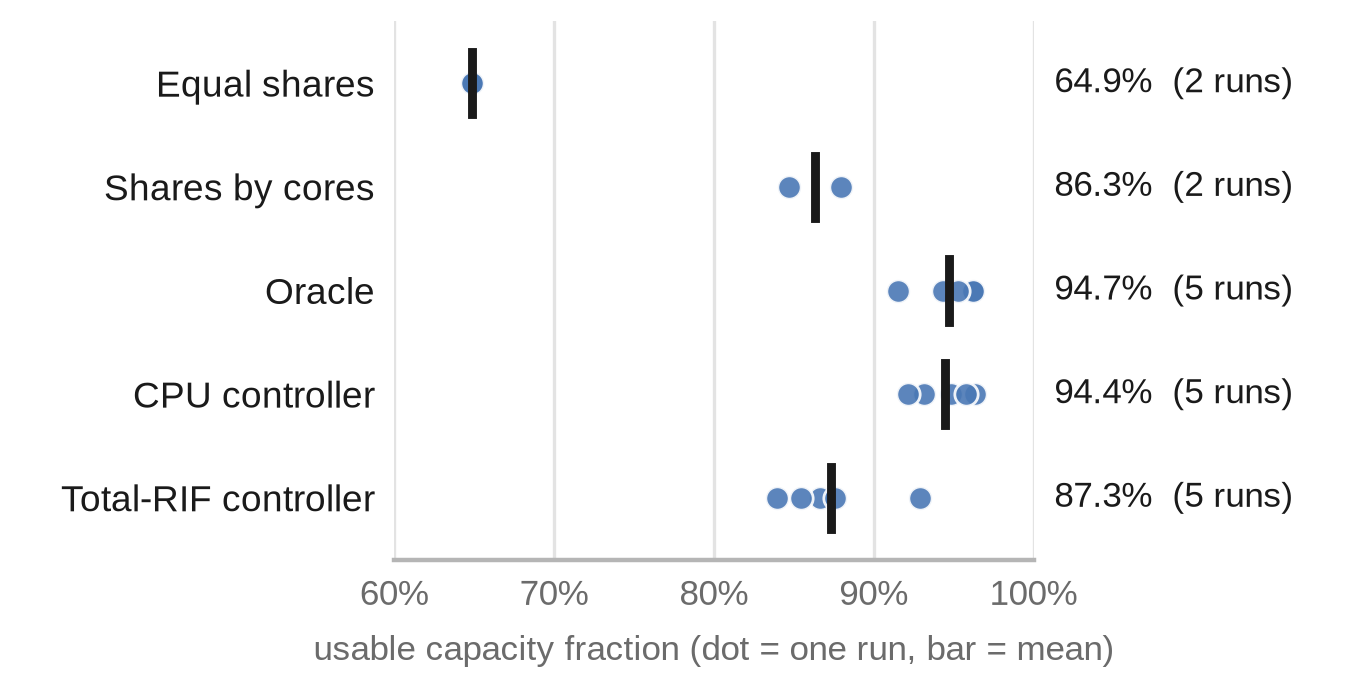

Recreate this plot in Python.
"""Fig. 2: usable capacity fraction of each table, session S8 (one dot per run).
Reads code/results/campaign-20261102/s8/runs.jsonl. Run: python3 fig2.py"""
import json, os
import matplotlib
matplotlib.use('Agg')
import matplotlib.pyplot as plt
HERE = os.path.dirname(os.path.abspath(__file__))
RUNS = os.path.join(HERE, '..', '..', 'code', 'results', 'campaign-20261102', 's8', 'runs.jsonl')
DENOM = 6234.0  # sum of the servers' capacities alone (S1)
NAMES = [('equal', 'Equal shares'), ('cores', 'Shares by cores'), ('oracle', 'Oracle'),
         ('ctl-cpu', 'CPU controller'), ('ctl-rif-total', 'Total-RIF controller')]
caps = {}
for line in open(RUNS):
    r = json.loads(line)
    if r['kind'] == 'capacity' and 'policy' in r:
        caps.setdefault(r['policy'], []).append(100 * r['capacity'] / DENOM)
plt.rcParams['font.family'] = 'Liberation Sans'
INK, MUTED = '#1a1a1a', '#6b6b6b'
fig, ax = plt.subplots(figsize=(3.4, 1.75))
for y, (key, name) in enumerate(reversed(NAMES)):
    v = caps[key]; mean = sum(v) / len(v)
    ax.plot(v, [y] * len(v), 'o', ms=4.2, mfc='#4a78b5', mec='white', mew=0.5, alpha=0.9, zorder=3)
    ax.plot([mean, mean], [y - 0.3, y + 0.3], color=INK, lw=1.6, zorder=4)
    ax.text(101.3, y, f'{mean:.1f}%  ({len(v)} runs)', va='center', ha='left', fontsize=6.3, color=INK)
ax.set_yticks(range(len(NAMES))); ax.set_yticklabels([n for _, n in reversed(NAMES)], fontsize=6.6, color=INK)
ax.set_xlim(60, 100); ax.set_ylim(-0.6, len(NAMES) - 0.4)
ax.set_xticks(range(60, 101, 10)); ax.set_xticklabels([f'{t}%' for t in range(60, 101, 10)], fontsize=6.3, color=MUTED)
ax.set_xlabel('usable capacity fraction (dot = one run, bar = mean)', fontsize=6.3, color=MUTED)
ax.grid(axis='x', color='#e3e3e3', lw=0.6); ax.set_axisbelow(True)
for s in ('top', 'right', 'left'): ax.spines[s].set_visible(False)
ax.spines['bottom'].set_color('#b5b5b5'); ax.tick_params(length=0)
fig.subplots_adjust(left=0.29, right=0.76, top=0.97, bottom=0.2)
fig.savefig(os.path.join(HERE, 'fig2.png'), dpi=400, facecolor='white')
